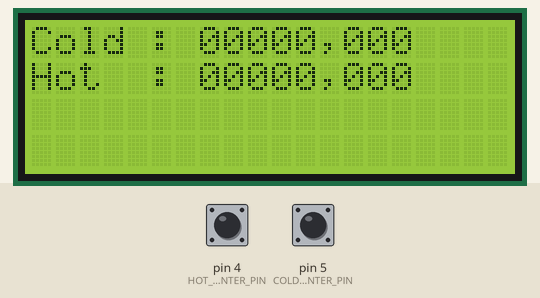
Simulated run of this sketch. Board: Arduino Uno, built with avr-gcc and run on an emulated ATmega328P. Shown: 20×4 character LCD. Inputs (shaded band) come from the test bench; at power-on: pin 4 (HOT_COUNTER_PIN) HIGH, pin 5 (COLD_COUNTER_PIN) HIGH. What the sketch prints to the serial monitor is not drawn.

Above: at 1.3 s.
1.4 s: pin 4 (HOT_COUNTER_PIN) pulled LOW for 1 s
At 2.8 s:
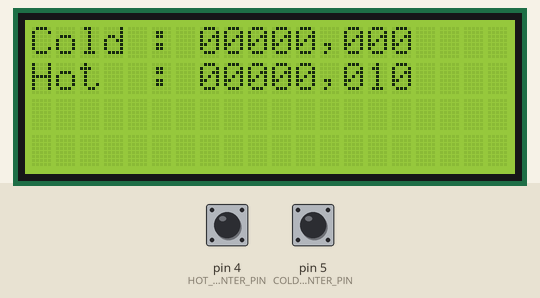
3.9 s: pin 5 (COLD_COUNTER_PIN) pulled LOW for 1 s
At 4.3 s:
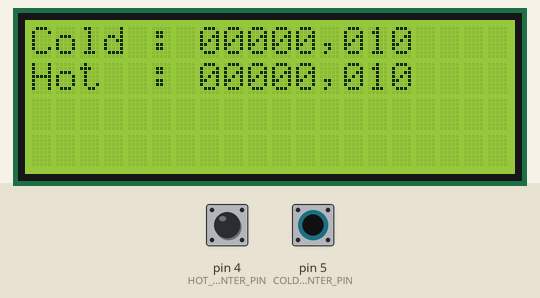
6.4 s: pin 4 (HOT_COUNTER_PIN) pulled LOW for 0.15 s
8.0 s: pin 5 (COLD_COUNTER_PIN) pulled LOW for 1 s
At 8.7 s:
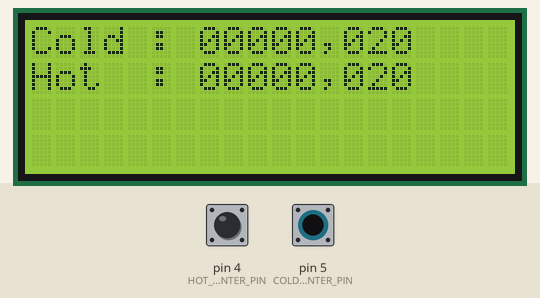
Timing chart, 0 to 11.0 s (numbered marks = the images above; inputs shaded):
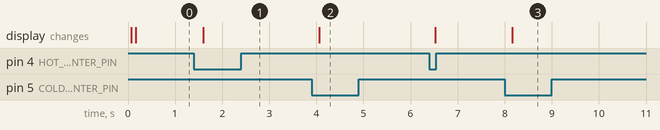

Measured:
- after the input at 1.4 s, the display: changes after 0.20 s (image 1)
- after the input at 3.9 s, the display: changes after 0.16 s (image 2)
- after the input at 8.0 s, the display: changes after 0.16 s (image 3)

The sketch:

water_count.ino
```cpp
#include <Wire.h>                     // Для I2C
#include <LiquidCrystal_I2C.h>        // Для I2C LCD
#include <Bounce2.h>                  // Для обработки замыкания линий со счетчиков
#include <EEPROMex.h>                 // Для работы с EEPROM, расширенная библиотека
//////////////////////////////////////////////////////////////////////////////////////////////

#define DEBUG            1   // Выдача отладочной информации в COM-порт
#define RESET            1   // Установка первоначального "0"
//////////////////////////////////////////////////////////////////////////////////////////////
// Пины для подключения устройств
#define BUTTON_PIN       6    //Пин с конпкой
#define HOT_COUNTER_PIN  4    //Пин счетчика горячей воды
#define COLD_COUNTER_PIN 5    //Пин счетчика холодной воды
#define COUNTERS 2            //Колличество счетчиков в системе
//////////////////////////////////////////////////////////////////////////////////////////////

unsigned int CounterHighBase[COUNTERS] = {00000,00000};     // Если значение отлично от нуля - то пишем его в качестве базового
unsigned int CounterLowBase[COUNTERS]  = {180,180};     // Если значение отлично от нуля - то пишем его в качестве базового
int counterReadDelay  = 0;                          // Текущая задержка считывания счетчика
                                                    // (нужна для уверенной отработки переключения счетчика)
int CounterPin[COUNTERS]         = {COLD_COUNTER_PIN, HOT_COUNTER_PIN};  // Пины
int CounterHighAddress[COUNTERS] = {0x30, 0x3A};     //Адреса EEPROM для младшего слова (кубометры)  4 байта
int CounterLowAddress[COUNTERS]  = {0x38, 0x42};     //Адреса EEPROM для младшего слова (литры) 2 байта
char *CounterName[COUNTERS]      = {"Cold :", "Hot  :"};                 // Названия счетчиков для вывода на экран
Bounce CounterBouncer[COUNTERS]  = {};               // Формируем для счетчиков Bounce объекты
//////////////////////////////////////////////////////////////////////////////////////////////
#define LED_DELAY        30000                    //Задержка в выключении экрана

int ledDelayCount     =  0;                       // Текущая задержка в выключении экрана
#define LCD_COL           20                      // Разрешение экрана - колонки
#define LCD_ROW           4                       // Разрешение экрана - строки

LiquidCrystal_I2C lcd(0x3F,LCD_COL,LCD_ROW);      // Устанавливаем дисплей
boolean ledEnabled  = true;                       // включен ли экран?
boolean buttonWasUp = true;                       // была ли кнопка отпущена?

/////////////////////////////////////////////////////////////////////////////
void setup() {
  // put your setup code here, to run once:
  delay(10);
  #if DEBUG
    Serial.begin(9600);
    Serial.println( "Debug is ON...");
    Serial.println( "------- FLAGS ------");

  #endif
   for (int i=0; i<COUNTERS; i++)
  {
    pinMode(CounterPin[i], INPUT_PULLUP);                              // Инициализируем пин
    digitalWrite(CounterPin[i], HIGH);                          // Включаем подтягивающий резистор
    CounterBouncer[i].attach(CounterPin[i], INPUT_PULLUP);                    // Настраиваем Bouncer
    CounterBouncer[i].interval(25);                             // и прописываем ему интервал дребезга
  }

    lcd.init();                                     // Инициализируем дисплей
    lcd.backlight();                                // Включаем подсветку дисплея
    pinMode(BUTTON_PIN, INPUT_PULLUP);              // Инициализация конпки
    countersInit();                                   // Инициализация начальных показаний счетчиков
    for (int i=0; i<COUNTERS; i++)                  // Выводим на экран начальные значения
    {
        printPos(0,i,CounterName[i]);
        printHigh(7,i,CounterHighBase[i]);
        printPos(12,i,",");
        printLow(13,i,CounterLowBase[i]);
    }
}
void loop() {
  // put your main code here, to run repeatedly:

delay (1);
 readCounter();                                    // Читаем и обрабатываем значения счетчиков

}


  void printPos(byte col, byte row, char *str)
  {
    lcd.setCursor(col, row);
    lcd.print(str);
  }

  //////////////////////////////////////////////////////////////////////////////////////////////
  // Выводит на LCD старший разряд счетчика, начиная с указаных координат
  void printHigh(byte col, byte row, int val)
  {
    char str1[5];
    row=row;
    lcd.setCursor(col, row);
    sprintf(str1,"%0.5u",val);
    lcd.print(str1);
  }

  //////////////////////////////////////////////////////////////////////////////////////////////
  // Выводит на LCD младший разряд счетчика, начиная с указаных координат
  void printLow(byte col, byte row, int val)
  {
    char str1[3];
    row=row;
    lcd.setCursor(col, row);
    sprintf(str1,"%0.3u",val);
    lcd.print(str1);
  }
//////////////////////////////////////////////////////////////////////////////////////////////
void countersInit()
{
  // инит пинов счетчиков
  for (int i=0; i<COUNTERS; i++)
  {
    #if RESET // Установка значений по умолчанию - пишем его в EEPROM
      EEPROM.writeInt(CounterLowAddress[i], CounterLowBase[i]);
      EEPROM.writeInt(CounterHighAddress[i], CounterHighBase[i]);
    #endif
    CounterHighBase[i] = EEPROM.readInt(CounterHighAddress[i]); // Читаем начальные значения из EEPROM
    CounterLowBase[i]  = EEPROM.readInt(CounterLowAddress[i]);  // Читаем начальные значения из EEPROM
    #if DEBUG
      Serial.print("Read form EEPROM "); Serial.print(i,DEC ); Serial.print(" counter. Name "); Serial.println(CounterName[i]);
      Serial.print(CounterHighAddress[i] ,HEX); Serial.print(" => "); Serial.println(CounterHighBase[i]);
      Serial.print(CounterLowAddress[i]  ,HEX); Serial.print(" => "); Serial.println(CounterLowBase[i] );
    #endif
  }
}

//////////////////////////////////////////////////////////////////////////////////////////////
// Обрабатываются счетчики
void readCounter()
{
  if (counterReadDelay >= 100) // Если подошло время обработки
  {
    counterReadDelay = 0;
    for (int i=0; i<COUNTERS; i++)
    {
      CounterBouncer[i].update();
      if ( CounterBouncer[i].fell()) {

          if (CounterLowBase[i]<990) // если не произошло перехода на кубометры - увеличиваем счетчик литров на 10
          {
            CounterLowBase[i]+=10;
            printLow(13,i,CounterLowBase[i]);
            EEPROM.writeInt (CounterLowAddress[i],CounterLowBase[i]);
            #if DEBUG
               Serial.print("Write to EEPROM "); Serial.print(i,DEC ); Serial.println(" counter. Name ");
               //Serial.println(CounterName[i]);
               Serial.print(CounterHighAddress[i] ,HEX); Serial.print(" => "); Serial.println(CounterHighBase[i]);
               Serial.print(CounterLowAddress[i] ,HEX); Serial.print(" => "); Serial.println(CounterLowBase[i] );
          #endif
          }
          else  // иначе, если произошел переход - обнуляем счетчик литров и увеличиваем счетчик кубометров на 1
          {
              CounterLowBase[i] = 0;
              CounterHighBase[i]++;
              printHigh(7 ,i ,CounterHighBase[i]);
              printLow(13,i ,CounterLowBase[i] );
            EEPROM.writeInt( CounterLowAddress[i],  CounterLowBase[i] );
            EEPROM.writeInt( CounterHighAddress[i], CounterHighBase[i]);
            #if DEBUG
               Serial.print("Write to EEPROM "); Serial.print(i,DEC ); Serial.println(" counter. Name ");
               //Serial.println( CounterName[i] );
               Serial.print(CounterHighAddress[i] ,HEX); Serial.print(" => "); Serial.println(CounterHighBase[i]);
               Serial.print(CounterLowAddress[i] ,HEX); Serial.print(" => "); Serial.println(CounterLowBase[i] );
            #endif
          }
      }
    }
  }
  else //Если время обработки еще не истекло
  {
    counterReadDelay++;
    //println(counterReadDelay);
  }
}
```
